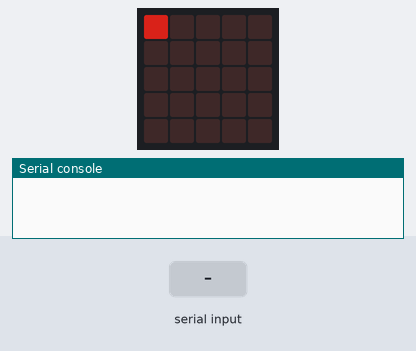
The program below on a simulated BBC micro:bit running MicroPython. On the bench: the board's 5×5 LED display, the last lines printed to the serial console. Inputs (shaded band) come from the test bench. Dim RGB values are drawn brighter than linear.

Above: at 0.1 s.
At 1.6 s:
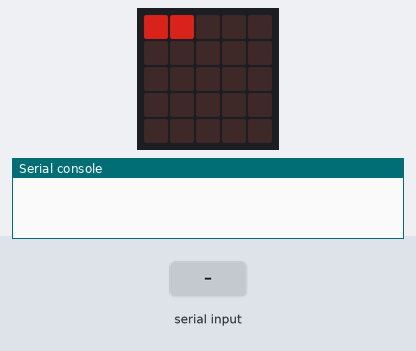
1.7 s: "5" typed at the serial console, then Enter
At 2.7 s:
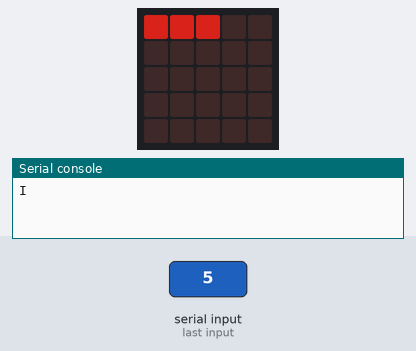
Timing chart, 0 to 4.7 s (numbered marks = the images above; inputs shaded):
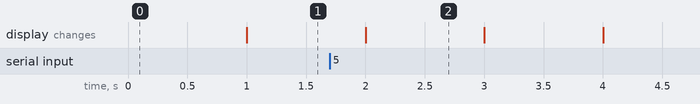

The program:

uart_test.py
```python
from microbit import *
cnt=0
while True:
    x = cnt %5
    y = int(cnt / 5) % 5
    v = int(cnt/ 25) % 2

    rl= uart.readline()
    if rl:
        print("I")
    display.set_pixel(x, y, 5-v*5)
    cnt+=1
    sleep(1000)
```

Measured:
- what the display in image 2 shows lasts 1.0 s, from 2.0 s to 3.0 s
